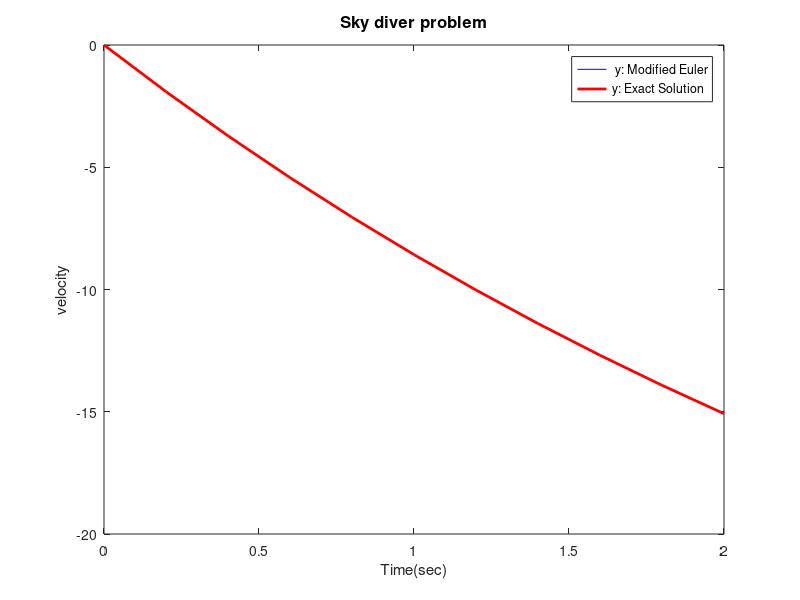
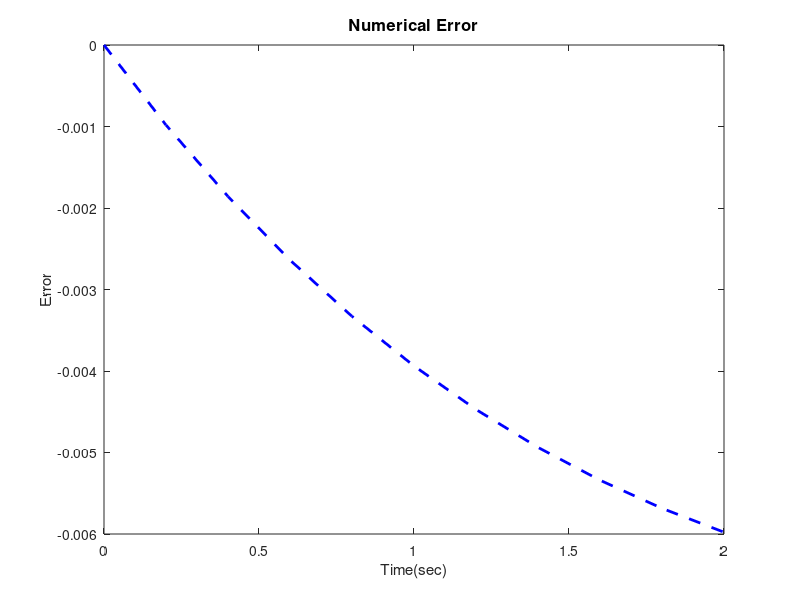

Here is the MATLAB script that generated these plots, in order:
% The integration is done by the Modified Euler method.


% Set the parameters of the problem:
clear all;


g= 9.81;                         %Gravity
v_max=80;                        %Maximum speed(mph)
v = v_max*(1600/3600);           %Maximum speed(m/s^2)
k=g/v;                           %constant
beta= g/k;                       %constant
f = @(t,y) k*(-beta-y);          %function

t0=0;                          %Initial value of t
tf=2;                          % beginning and ending values of t
h=0.2;                         % step size in t
y0=0;                          % initial value of y

t=[t0:h:tf];                   % this is the vector of t values
%y = zeros(1,length(t));

yexact = @(t) beta*(exp(-k*t) - 1);     % Exact solution


% Solve the equation using the Modified Euler method:
y(1)=y0;
for i=1:length(t)-1
    y(i+1) = y(i) + h*f(t(i),y(i));
    y(i+1)= y(i)+h/2*(f(t(i),y(i))+f(t(i+1),y(i+1)));
end

error_ME = yexact(t)-y;   %Finding the error

plot(t,y,'b',t,yexact(t),'r','linewidth',2);  %Plotting both solutions
xlabel('Time(sec)')
ylabel('velocity')
legend(' y: Modified Euler', 'y: Exact Solution');
title('Sky diver problem', 'FontSize', 12)

figure();
plot(t,error_ME,'b--','linewidth',2);   %Plotting the error
xlabel('Time(sec)')
ylabel('Error')
title('Numerical Error', 'FontSize', 12)